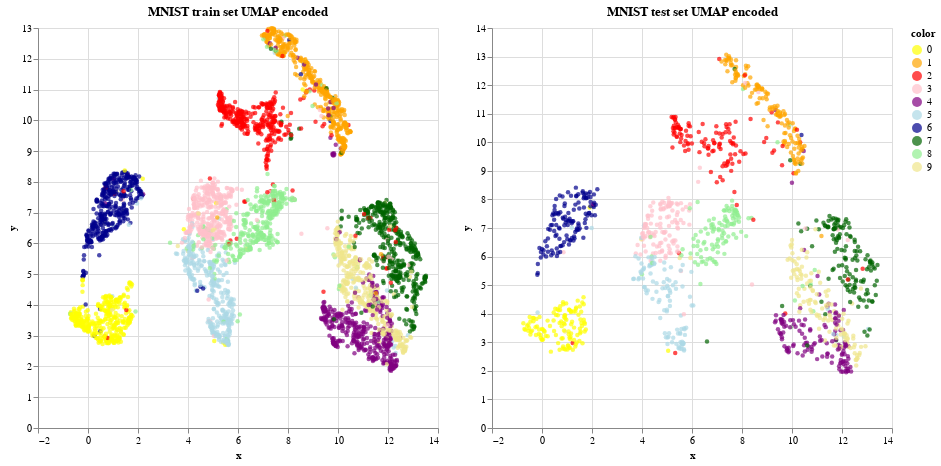

Notebook code cell kept with this figure:
### Markdown cell above
## altair

### Code cell
domain = [0, 1, 2, 3, 4, 5, 6, 7,8, 9]
range_ = ['yellow', 'orange', 'red', 'pink', 'purple', 'lightblue', 'darkblue','darkgreen', 'lightgreen', 'khaki']
brush = alt.selection(type='interval')

alt.Chart(source_train).mark_circle(size=20).encode(
    x='x:Q',
    y='y:Q',
    color=alt.condition(brush, alt.Color('color:N', scale=alt.Scale(domain=domain, range=range_, type=alt.ScaleType('ordinal'))), alt.value('grey')),
    tooltip=['color']
).properties(width=400, height=400, title='MNIST train set UMAP encoded'
).add_selection(brush) | alt.Chart(
    source_test).mark_circle(size=20).encode(
    x='x',
    y='y',
    color=alt.condition(brush, alt.Color('color:N', scale=alt.Scale(domain=domain, range=range_, type=alt.ScaleType('ordinal'))), alt.value('grey')),
    tooltip=['color']
).properties(width=400, height=400, title='MNIST test set UMAP encoded'
).add_selection(brush)

### Figure 1 — Vega-Lite specification as saved in the notebook (floating-point values rounded to 4 significant figures; data arrays with more than 128 entries replaced by an {"elided": "..."} marker saying what was removed)
{"config": {"view": {"continuousWidth": 400, "continuousHeight": 300}}, "hconcat": [{"data": {"name": "data-c513f40d5db45f69c4d43325d370d83f"}, "mark": {"type": "circle", "size": 20}, "encoding": {"color": {"condition": {"field": "color", "scale": {"domain": [0, 1, 2, 3, 4, 5, 6, 7, 8, 9], "range": ["yellow", "orange", "red", "pink", "purple", "lightblue", "darkblue", "darkgreen", "lightgreen", "khaki"], "type": "ordinal"}, "type": "nominal", "selection": "selector002"}, "value": "grey"}, "tooltip": [{"field": "color", "type": "quantitative"}], "x": {"field": "x", "type": "quantitative"}, "y": {"field": "y", "type": "quantitative"}}, "height": 400, "selection": {"selector002": {"type": "interval"}}, "title": "MNIST train set UMAP encoded", "width": 400}, {"data": {"name": "data-86b298f7978097981ea3427d5dc7df4c"}, "mark": {"type": "circle", "size": 20}, "encoding": {"color": {"condition": {"field": "color", "scale": {"domain": [0, 1, 2, 3, 4, 5, 6, 7, 8, 9], "range": ["yellow", "orange", "red", "pink", "purple", "lightblue", "darkblue", "darkgreen", "lightgreen", "khaki"], "type": "ordinal"}, "type": "nominal", "selection": "selector002"}, "value": "grey"}, "tooltip": [{"field": "color", "type": "quantitative"}], "x": {"field": "x", "type": "quantitative"}, "y": {"field": "y", "type": "quantitative"}}, "height": 400, "selection": {"selector002": {"type": "interval"}}, "title": "MNIST test set UMAP encoded", "width": 400}], "$schema": "https://vega.github.io/schema/vega-lite/v4.17.0.json", "datasets": {"data-c513f40d5db45f69c4d43325d370d83f": {"elided": "3750 records"}, "data-86b298f7978097981ea3427d5dc7df4c": {"elided": "1250 records"}}}
